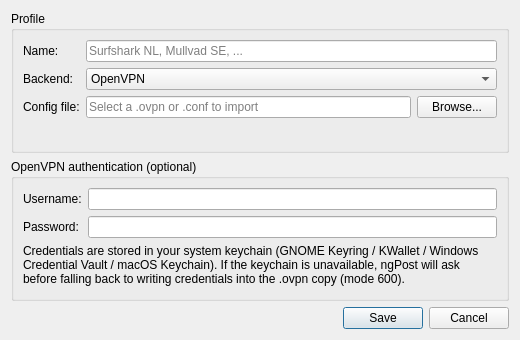
<?xml version="1.0" encoding="UTF-8"?>
<ui version="4.0">
 <class>VpnProfileEditDialog</class>
 <widget class="QDialog" name="VpnProfileEditDialog">
  <property name="geometry">
   <rect>
    <x>0</x>
    <y>0</y>
    <width>520</width>
    <height>340</height>
   </rect>
  </property>
  <property name="windowTitle">
   <string>VPN profile</string>
  </property>
  <layout class="QVBoxLayout" name="rootLayout">
   <item>
    <widget class="QGroupBox" name="profileBox">
     <property name="title">
      <string>Profile</string>
     </property>
     <layout class="QFormLayout" name="formLayout">
      <item row="0" column="0">
       <widget class="QLabel" name="nameLabel">
        <property name="text">
         <string>Name:</string>
        </property>
       </widget>
      </item>
      <item row="0" column="1">
       <widget class="QLineEdit" name="nameEdit">
        <property name="placeholderText">
         <string>Surfshark NL, Mullvad SE, ...</string>
        </property>
       </widget>
      </item>
      <item row="1" column="0">
       <widget class="QLabel" name="backendLabel">
        <property name="text">
         <string>Backend:</string>
        </property>
       </widget>
      </item>
      <item row="1" column="1">
       <widget class="QComboBox" name="backendCB">
        <item>
         <property name="text">
          <string>OpenVPN</string>
         </property>
        </item>
        <item>
         <property name="text">
          <string>WireGuard</string>
         </property>
        </item>
       </widget>
      </item>
      <item row="2" column="0">
       <widget class="QLabel" name="configLabel">
        <property name="text">
         <string>Config file:</string>
        </property>
       </widget>
      </item>
      <item row="2" column="1">
       <layout class="QHBoxLayout" name="configRow">
        <item>
         <widget class="QLineEdit" name="configPathEdit">
          <property name="readOnly">
           <bool>true</bool>
          </property>
          <property name="placeholderText">
           <string>Select a .ovpn or .conf to import</string>
          </property>
         </widget>
        </item>
        <item>
         <widget class="QPushButton" name="browseBtn">
          <property name="text">
           <string>Browse...</string>
          </property>
         </widget>
        </item>
       </layout>
      </item>
     </layout>
    </widget>
   </item>
   <item>
    <widget class="QGroupBox" name="authBox">
     <property name="title">
      <string>OpenVPN authentication (optional)</string>
     </property>
     <layout class="QFormLayout" name="authForm">
      <item row="0" column="0">
       <widget class="QLabel" name="userLabel">
        <property name="text">
         <string>Username:</string>
        </property>
       </widget>
      </item>
      <item row="0" column="1">
       <widget class="QLineEdit" name="userEdit"/>
      </item>
      <item row="1" column="0">
       <widget class="QLabel" name="passLabel">
        <property name="text">
         <string>Password:</string>
        </property>
       </widget>
      </item>
      <item row="1" column="1">
       <widget class="QLineEdit" name="passEdit">
        <property name="echoMode">
         <enum>QLineEdit::Password</enum>
        </property>
       </widget>
      </item>
      <item row="2" column="0" colspan="2">
       <widget class="QLabel" name="authNoteLabel">
        <property name="text">
         <string>Credentials are stored in your system keychain (GNOME Keyring / KWallet / Windows Credential Vault / macOS Keychain). If the keychain is unavailable, ngPost will ask before falling back to writing credentials into the .ovpn copy (mode 600).</string>
        </property>
        <property name="wordWrap">
         <bool>true</bool>
        </property>
       </widget>
      </item>
     </layout>
    </widget>
   </item>
   <item>
    <widget class="QDialogButtonBox" name="buttonBox">
     <property name="standardButtons">
      <set>QDialogButtonBox::Cancel|QDialogButtonBox::Save</set>
     </property>
    </widget>
   </item>
  </layout>
 </widget>
 <resources/>
 <connections/>
</ui>
